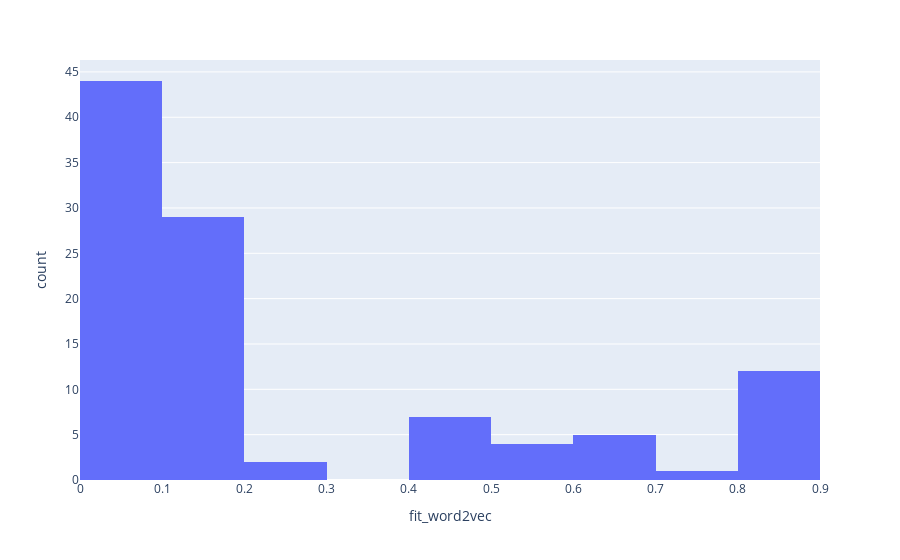

Notebook cell for this chart:
### Markdown cell above
The model misses the similarity between the sentences containing the keywords but not starting with the keywords. Let's have a look at the histogram according the scores

### Code cell
fig = px.histogram(df['fit_word2vec'], x="fit_word2vec")
fig

### Figure 1 — Plotly figure (JSON) as saved in the notebook; plotly's stock layout.template omitted (floating-point values rounded to 4 significant figures)
{"data": [{"alignmentgroup": "True", "bingroup": "x", "hovertemplate": "fit_word2vec=%{x}<br>count=%{y}<extra></extra>", "legendgroup": "", "marker": {"color": "#636efa", "pattern": {"shape": ""}}, "name": "", "offsetgroup": "", "orientation": "v", "showlegend": false, "type": "histogram", "x": [0.07627, 0.07625, 0.8982, 0.1224, 0.05906, 0.8737, 0.06657, 0.09936, 0.06657, 0.4085, 0.1417, 0.04168, 0.1282, 0.07627, 0.07627, 0.07625, 0.8982, 0.1224, 0.07627, 0.07625, 0.8982, 0.1224, 0.05906, 0.8737, 0.06657, 0.09936, 0.6286, 0.6198, 0.6286, 0.6198, 0.07627, 0.07625, 0.8982, 0.1224, 0.05906, 0.8737, 0.06657, 0.09936, 0.06657, 0.4085, 0.1417, 0.04168, 0.1282, 0.07627, 0.07625, 0.8982, 0.1224, 0.05906, 0.8737, 0.06657, 0.09936, 0.06657, 0.4085, 0.1417, 0.04168, 0.1282, 0.07627, 0.8982, 0.1224, 0.8737, 0.09936, 0.4085, 0.1417, 0.04168, 0.1282, 0.1062, 0.1777, 0.1512, 0.4162, 0.06894, 0.1631, 0.07489, 0.5846, 0.1342, 0.04614, 0.5512, 0.1412, 0.2025, 0.06236, 0.1355, 0.4772, 0.7319, 0.08696, 0.08996, 0.0502, 0.06195, 0.1552, 0.17, 0.5183, 0.1621, 0.07211, 0.1256, 0.07174, 0.4719, 0.1419, 0.07743, 0.8982, 0.131, 0.6544, 0.5192, 0.2025, 0.1566, 0.1051, 0.04453], "xaxis": "x", "yaxis": "y"}], "layout": {"autosize": true, "barmode": "relative", "legend": {"tracegroupgap": 0}, "margin": {"t": 60}, "xaxis": {"anchor": "y", "autorange": true, "domain": [0, 1], "range": [6.939e-17, 0.9], "title": {"text": "fit_word2vec"}, "type": "linear"}, "yaxis": {"anchor": "x", "autorange": true, "domain": [0, 1], "range": [0, 46.32], "title": {"text": "count"}}}}
